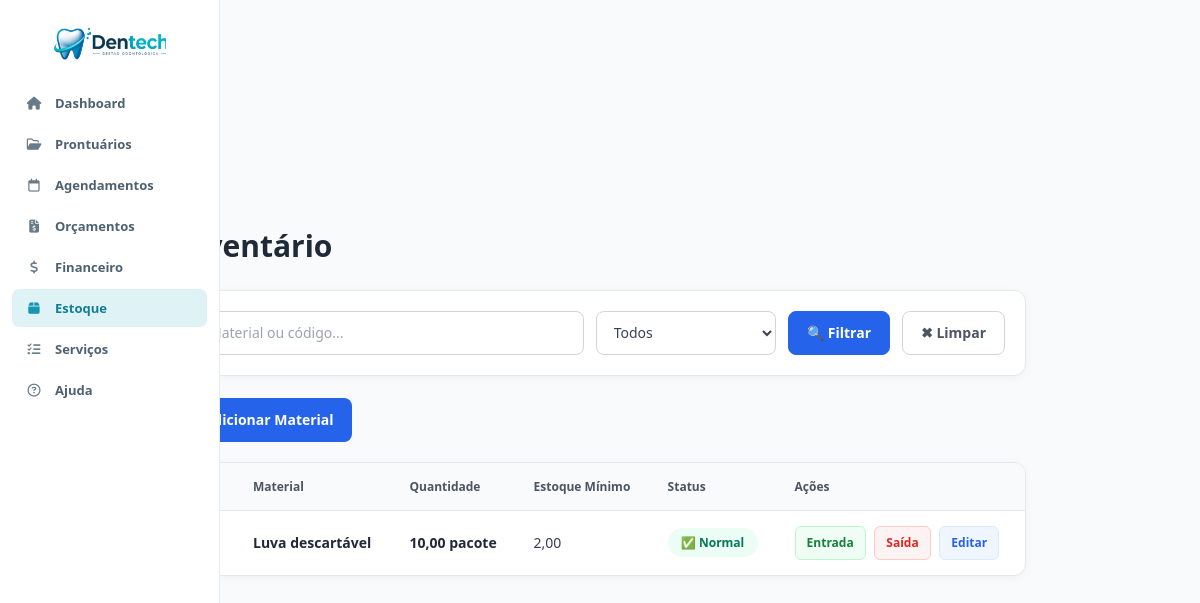
Page /inventario.php (signed in) on the earlier database version.
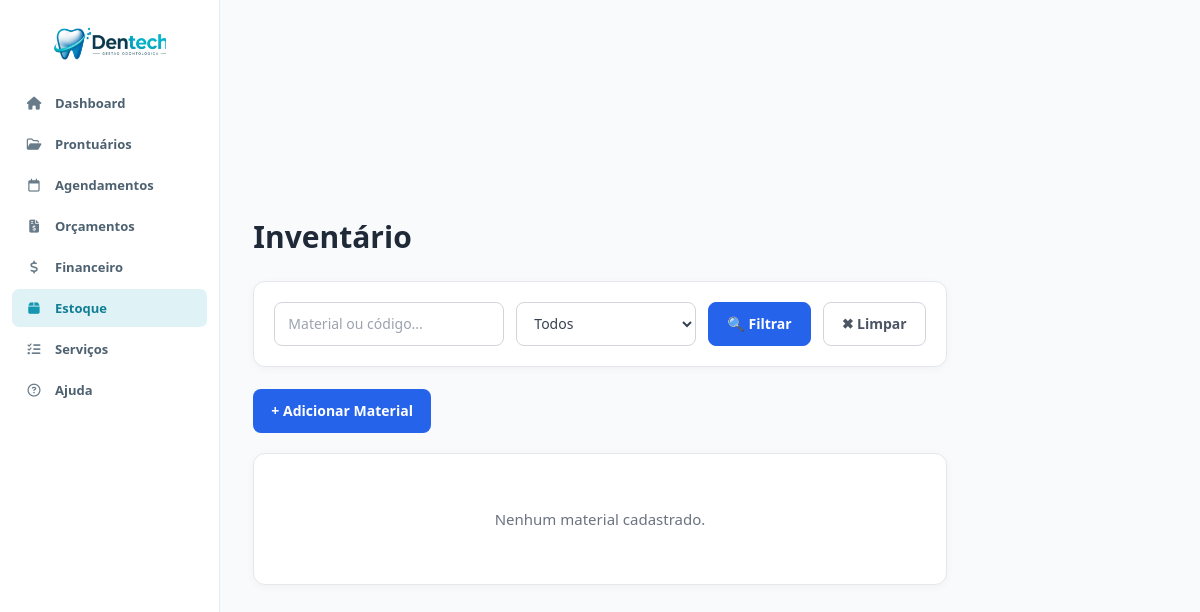
Same page on the later database version.
### tables this page shows
CREATE TABLE `estoque` (
  `id` int NOT NULL AUTO_INCREMENT,
  `nome` varchar(255) NOT NULL,
  `quantidade` decimal(10,2) NOT NULL DEFAULT '0.00',
  `unidade` varchar(50) NOT NULL DEFAULT 'unidade',
  `estoque_minimo` decimal(10,2) NOT NULL DEFAULT '5.00',
  `valor_item` decimal(10,2) NOT NULL DEFAULT '0.00',
  `valor_sugerido` decimal(10,2) NOT NULL DEFAULT '0.00',
  `updated_at` timestamp NOT NULL DEFAULT CURRENT_TIMESTAMP ON UPDATE CURRENT_TIMESTAMP,
  PRIMARY KEY (`id`)
);

### inventario.php (the view, shortened to what this page needs)
<?php
require_once 'conexao/conexao.php';
$busca    = trim($_GET['busca'] ?? '');
$estoque  = $_GET['estoque'] ?? '';
$params = [];
$sql = "
    SELECT *,
           (quantidade <= estoque_minimo) AS estoque_baixo
    FROM estoque
";
$sql .= " ORDER BY estoque_baixo DESC, nome ASC";
$stmt = $pdo->prepare($sql);
$stmt->execute($params);
$materiais = $stmt->fetchAll();
?>
<!DOCTYPE html>
<html lang="pt-BR">
<head>
    <link rel="stylesheet" href="https://cdnjs.cloudflare.com/ajax/libs/font-awesome/6.5.2/css/all.min.css">
    <link rel="stylesheet" href="css/global.css">
    <link rel="stylesheet" href="css/variables.css">
    <link rel="stylesheet" href="css/layout.css">
    <link rel="stylesheet" href="css/inventario.css">
    <link rel="stylesheet" href="css/navbar.css">
</head>
<body>
    <?php include 'navbar.php'; ?>
    <div class="container">
        <h1>Inventário</h1>
        <div class="filter-bar">
            <form method="GET" class="filter-form">
                <input type="text" name="busca" placeholder="Material ou código..." value="<?= htmlspecialchars($busca) ?>">
                <select name="estoque">
                    <option value="">Todos</option>
                </select>
                <button type="submit" class="btn-filter">🔍 Filtrar</button>
                <a href="inventario" class="btn-reset">✖ Limpar</a>
            </form>
        </div>
        <a href="adicionar_material" class="btn-add">+ Adicionar Material</a>
        <?php if (empty($materiais)): ?>
            <div class="empty">
                <?= ($busca !== '' || $estoque !== '')
                    ? 'Nenhum material encontrado com os filtros aplicados.'
                    : 'Nenhum material cadastrado.'
                ?>
            </div>
        <?php else: ?>
            <div class="tabela-estoque">
                <table>
                    <thead>
                        <tr>
                            <th>Material</th>
                            <th>Quantidade</th>
                            <th>Estoque Mínimo</th>
                            <th>Status</th>
                            <th>Ações</th>
                        </tr>
                    </thead>
                    <tbody>
                        <?php foreach ($materiais as $m): ?>
                            <tr class="<?= $m['estoque_baixo'] ? 'estoque-baixo' : '' ?>">
                                <td class="col-excluir">
                                    <button type="button" class="btn-excluir" onclick="excluirMaterial(<?= $m['id'] ?>, '<?= htmlspecialchars($m['nome'], ENT_QUOTES) ?>')"
                                        title="Excluir material">
                                    </button>
                                </td>
                                <td data-label="Material">
                                    <strong><?= htmlspecialchars($m['nome']) ?></strong><br>
                                </td>
                                <td data-label="Quantidade" class="quantidade">
                                    <?= number_format($m['quantidade'], 2, ',', '.') ?> <?= htmlspecialchars($m['unidade']) ?>
                                </td>
                                <td data-label="Estoque Mínimo"><?= number_format($m['estoque_minimo'], 2, ',', '.') ?></td>
                                <td data-label="Status">
                                    <span class="badge-estoque <?= $m['estoque_baixo'] ? 'badge-baixo' : 'badge-normal' ?>">
                                        <?= $m['estoque_baixo'] ? '⚠️ Baixo' : '✅ Normal' ?>
                                    </span>
                                </td>
                                <td data-label="Ações" class="acoes">
                                    <button class="btn-acao btn-entrada" onclick="atualizarEstoque(<?= $m['id'] ?>, 'entrada')">
                                        Entrada
                                    </button>
                                    <button class="btn-acao btn-saida" onclick="atualizarEstoque(<?= $m['id'] ?>, 'saida')">
                                        Saída
                                    </button>
                                    <button class="btn-acao btn-editar" onclick="atualizarEstoqueMinimo(<?= $m['id'] ?>)">
                                        Editar
                                    </button>
                                </td>
                            </tr>
                        <?php endforeach; ?>
                    </tbody>
                </table>
            </div>
        <?php endif; ?>
    </div>
</body>
</html>

Differences in the rows shown:
removed estoque: nome "Luva descartável", quantidade "10,00", unidade "pacote", estoque_minimo "2,00"
Other differences:
text no longer shown: "Material Quantidade Estoque Mínimo Status Ações"
text now shown: "Nenhum material cadastrado."
